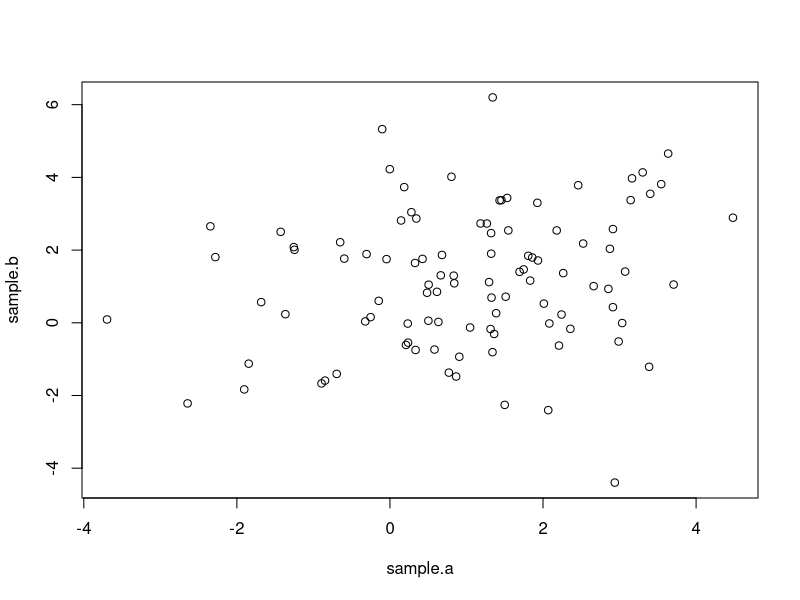
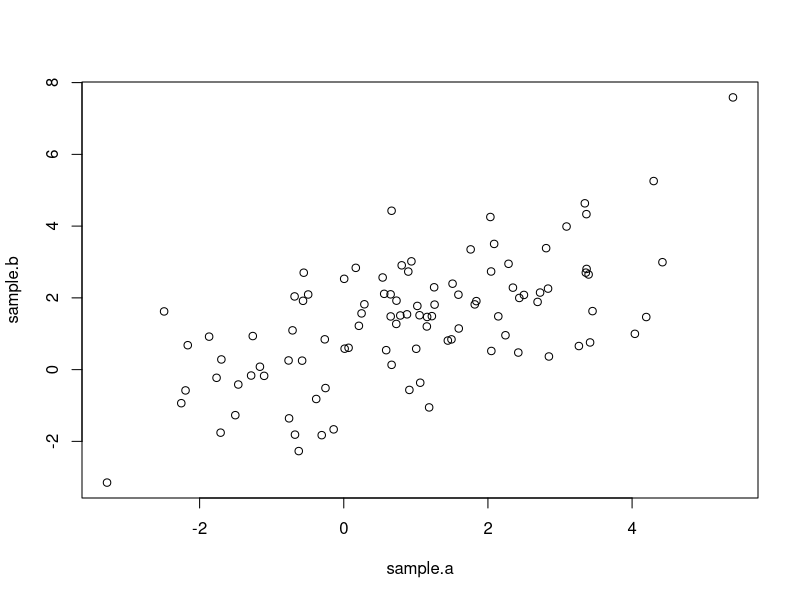
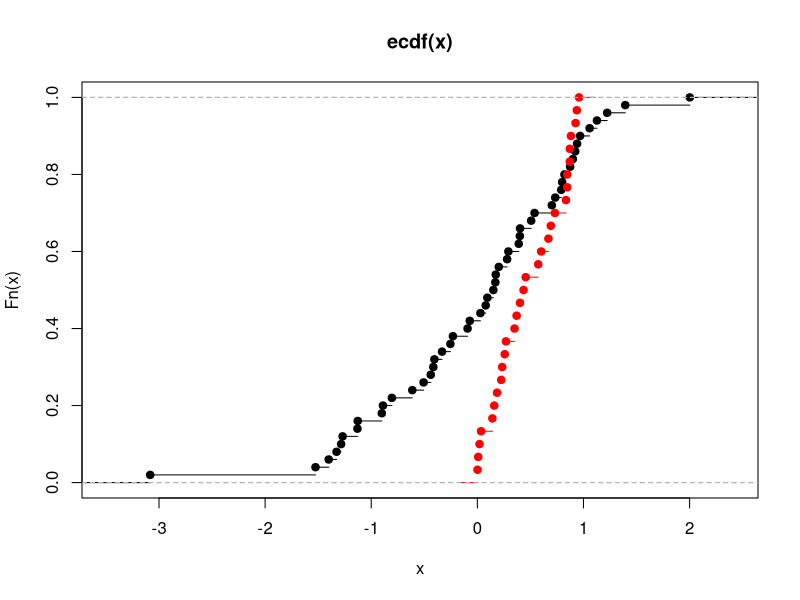

Recreate these plots in R, in order.
## ---- chunk 1
library(MASS)
data<-mvrnorm(n=100,c(1,1.2),matrix(c(3,0,0,3),2,2))
## ---- chunk 2
sample.a<-data[,1]
sample.b<-data[,2]
plot(sample.a,sample.b)
## ---- chunk 3
t.test(sample.a,sample.b)
## ---- chunk 4
t.test(sample.a,sample.b,alternative="greater")
t.test(sample.a,sample.b,alternative="less")
## ---- chunk 5
data<-mvrnorm(n=100,c(1,1.2),matrix(c(3,2,2,3),2,2))
sample.a<-data[,1]
sample.b<-data[,2]
plot(sample.a,sample.b)
## ---- chunk 6
t.test(sample.a,sample.b,paired=T)
## ---- chunk 7
t.test(sample.a,sample.b,paired=F)
## ---- chunk 8
t.test(sample.a,sample.b)
## ---- chunk 9
z<-sample.a-sample.b
mean(z)
var(z)
var(sample.a)+var(sample.b)-2*cov(sample.a,sample.b)
## ---- chunk 10
sample.a<-rnorm(100,mean=5,sd=4)
sample.b<-rnorm(100,mean=2,sd=3)
## ---- chunk 11
var.A<-var(sample.a)
var.B<-var(sample.b)
F.ratio<-var.A/var.B 
F.ratio
## ---- chunk 12
qf(p=0.95,df1=99,df2=99)
## ---- chunk 13
1-pf(F.ratio,df1=99,df2=99)
## ---- chunk 14
var.test(sample.a,sample.b)
## ---- chunk 15
qf(0.025,df1=99,df2=99)*F.ratio
qf(0.975,df1=99,df2=99)*F.ratio
## ---- chunk 16
heads<-rbinom(1,size=100,prob=0.5)
heads
## ---- chunk 17
prop.test(heads,100) #continuity correction true by default
## ---- chunk 18
prop.test(heads,100,correct=FALSE)
## ---- chunk 19
n<-100
theta0<-0.5
test.statistic<-(((heads/n)-theta0)/(sqrt(theta0*theta0/n)))^2
test.statistic
## ---- chunk 20
1-pchisq(test.statistic,df=1)
## ---- chunk 21
2*(1-pnorm(sqrt(test.statistic)))
## ---- chunk 22
binom.test(heads,100)
## ---- chunk 23
p.hat<-2/100
n<-100
se<-sqrt(p.hat*(1-p.hat)/n)
z<-qnorm(0.975)
LL<-p.hat-se*z
UL<-p.hat+se*z
LL
UL
## ---- chunk 24
data<-rbinom(n=1000,size=100,prob=0.02) #draw 1000 random datasets-100 trials each
p.hat<-data/100 #vector of empirical probabilities p.hat
n<-100
se<-sqrt(p.hat*(1-p.hat)/n)
z<-qnorm(0.975)
LL<-p.hat-se*z #vector of LLs
UL<-p.hat+se*z #vector of UL
sum(as.numeric((0.02<=UL)&(0.02>=LL)))/1000 #proportion of times the CI include the true value
## ---- chunk 25
# Calculate confidence intervals for a single proportion according to one of 11
# methods (default: log likelihood ratio) for a level of alpha (default: .05)
# and with significant decimals (default: 3) given a proportion and the sample
# size (see: Newcombe, 1998; Brown et al., 2001). Except for the asymptotic and
# Agresti's methods all methods can yield asymmetric intervals around p:
#
# Methods are:
# 'likelihood'    : log likelihood ratio interval (default)
# 'asymptotic'    : simple "classical text book" or Wald method interval
# 'asymptotic.cc  : asymptotic with Yates' continuity correction
# 'score'         : score or Wilson method interval (= prop.test(...,correct=F),
#                   i.e. without Yates' continuity correction)
# 'score.cc'      : score method with continuity correction (= default of
#                   prop.test())
# 'binomial'      : "exact" or Clopper-Pearson method interval (= binom.test())
# 'binomial.midp' : binomial mid-p "quasi-exact" interval
# 'Jeffreys'      : Jeffreys prior interval
# 'Agresti-Coull' : Agresti-Coull method adding z?/2 successes
# 'Agresti.2_2    : Agresti-Coull method adding 2 successes and 2 failures
# 'logit'         : logit interval
#
# References:
# Brown, L.D., Cai, T.T. & DasGupta, A. (2001). Interval estimation for a
#    binomial proportion. Statistical Science, 16, 101-133.
# Newcombe, R.G. (1998). Two-sided confidence intervals for the single propor-
#    tion: Comparison of seven methods. Statistics in Medicine, 17, 857-872.

prop.CI = function(p,n,alpha=.05,digits=3,method="likelihood")
{
# Asymptotic (or Wald) interval:
  z = qnorm(1-alpha/2)
  if (method=='asymptotic') {
    se = sqrt(p*(1-p)/n)
    CI = list(p=p,CI=c((p-z*se),(p+z*se)),n=n,level=1-alpha,method=method)
  }
# Asymptotic (or Wald-test) CIs with continuity correction:
  if (method=='asymptotic.cc') {
    se = sqrt(p*(1-p)/n)
    CI = list(p=p,CI=c((p-z*se-1/(2*n)),(p+z*se+1/(2*n))),n=n,level=1-alpha,
              method=method)
  }
# Score test (or Wilson) interval:
  if (method=='score') {
    term1 = 2*n*p + z**2
    term2 = z*sqrt(z**2 + 4*n*p*(1-p))
    term3 = 2*(n + z**2)
    CI = list(p=p,CI=c((term1-term2)/term3,(term1+term2)/term3),n=n,
              level=1-alpha,method=method)
  }
# Score test (or Wilson) interval with continuity correction:
  if (method=='score.cc') {
    term1 = 2*n*p + z**2
    if (p>0) {
    term2L = z*sqrt(z**2 - 2 - 1/n + 4*p*(n*(1-p)+1))
    }
    if (p<1) {
    term2U = z*sqrt(z**2 + 2 - 1/n + 4*p*(n*(1-p)-1))
    }
    term3 = 2*(n + z**2)
    if ((p>0) & (p<1)) {
      CI = list(p=p,CI=c((term1-1-term2L)/term3,(term1+1+term2U)/term3),n=n,
                level=1-alpha,method=method)
    }
    if (p==0) {
      CI = list(p=p,CI=c(0,CIU=(term1+1+term2U)/term3),n=n,level=1-alpha,
                method=method)
    }
    if (p==1) {
      CI = list(p=p,CI=c((term1-1-term2L)/term3,1),n=n,level=1-alpha,
                method=method)
    }
  }
# Binomial ('exact' or Clopper-Pearson) interval:
  if (method=='binomial') {
    conf.int=binom.test(round(p*n),n,conf.level=1-alpha)$conf.int
    CI = list(p=p,CI=c(conf.int[1],conf.int[2]),n=n,level=1-alpha,method=method)
  }
# Binomial mid-p quasi-exact interval:
  if (method=='binomial.midp') {
    x = round(p*n)
    uplim = 1
    lowlim = 0
    if (x == 0) uplim = 1-alpha**(1/n)
    if (x == n) lowlim = alpha**(1/n)
    if (x > 0 & x < n) {
      pp = seq(0.000001,0.999999,length=100000)
      a2 = 0.5*pbinom(x-1,n,pp) + 0.5*pbinom(x,n,pp)
      uplim = pp[max(which(a2>(alpha/2)))]
      lowlim = pp[min(which(a2<(1-alpha/2)))]
    }
    CI = list(p=p,CI=c(lowlim,uplim),n=n,level=1-alpha,method=method)
  }
# Log-likelihood-ratio interval:
  if (method=='likelihood') {
    x = round(p*n)
    k = -qchisq(1-alpha,1)/2
    pp = seq(0.000001,0.999999,length=100000)
    lik = dbinom(x,size=n,pp)
    logLR = log(lik/max(lik))
    conf.int=range(pp[logLR > k])
    CI = list(p=p,CI=c(conf.int[1],conf.int[2]),n=n,level=1-alpha,method=method)
  }
# Jeffreys prior interval:
  if (method=='Jeffreys') {
    x = round(p*n)
    conf.int=qbeta(c(alpha/2,1-alpha/2),x+.5,n-x+.5)
    CI = list(p=p,CI=c(conf.int[1],conf.int[2]),n=n,level=1-alpha,method=method)
  }
# Agresti-Coull (adding z?/2 successes) interval
# (see: http://www.stat.ufl.edu/~aa/cda/R/one_sample/R1/index.html )
  if (method=='Agresti-Coull') {
    x = round(p*n)
    tr = z**2
    suc = tr/2
    pp = (x+suc)/(n+tr)
    se = sqrt(pp*(1-pp)/(n+tr))
    CI = list(p=p,CI=c((pp-z*se),(pp+z*se)),n=n,level=1-alpha,method=method)
    if (CI$CI[1] < 0) CI$CI[1]=0
    if (CI$CI[2] > 1) CI$CI[2]=1
  }
# Agresti-Coull (adding 2 successes and 2 failures) interval:
# (see: http://www.stat.ufl.edu/~aa/cda/R/one_sample/R1/index.html )
  if (method=='Agresti.2_2') {
    x = round(p*n)
    pp = (x+2)/(n+4)
    se = sqrt(pp*(1-pp)/(n+4))
    CI = list(p=p,CI=c((pp-z*se),(pp+z*se)),n=n,level=1-alpha,method=method)
    if (CI$CI[1] < 0) CI$CI[1]=0
    if (CI$CI[2] > 1) CI$CI[2]=1
  }
# Logit interval:
  if (method=='logit') {
    lambda = log(p/(1-p))
    x = round(p*n)
    V = n/(x*(n-x))
    conf.int = (c(lambda - z*sqrt(V),lambda + z*sqrt(V)))
    conf.int = exp(conf.int)/(1+exp(conf.int))
    CI = list(p=p,CI=c(conf.int[1],conf.int[2]),n=n,level=1-alpha,method=method)
  }
  cat('p ? ',100*(1-alpha),'%-CI = ',round(p,digits),' (',
      round(CI$CI[1],digits),'; ',round(CI$CI[2],digits),')\n',sep='')
  CI
}

# The following example  reproduces the data of Table I of Newcombe (1998,
# p. 861). Other methods to calculate confidence intervals of a single propor-
# tion as discussed in Brown et al. (2001) will also be demonstrated.
#
# To run, de-comment the following line:
# source("http://www2.jura.uni-hamburg.de/instkrim/kriminologie/Mitarbeiter/Enzmann/Software/ex_prop.CI.r")
## ---- chunk 26
ci.1C1 =prop.CI(2/100,100,digits=4,method='asymptotic')$CI
ci.2C1 =prop.CI(2/100,100,digits=4,method='asymptotic.cc')$CI
ci.3C1 =prop.CI(2/100,100,digits=4,method='score')$CI
ci.4C1 =prop.CI(2/100,100,digits=4,method='score.cc')$CI
ci.5C1 =prop.CI(2/100,100,digits=4,method='binomial')$CI
ci.6C1 =prop.CI(2/100,100,digits=4,method='binomial.midp')$CI
ci.7C1 =prop.CI(2/100,100,digits=4)$CI
ci.8C1 =prop.CI(2/100,100,digits=4,method='Jeffreys')$CI
ci.9C1 =prop.CI(2/100,100,digits=4,method='Agresti-Coull')$CI
ci.10C1=prop.CI(2/100,100,digits=4,method='Agresti.2_2')$CI
ci.11C1=prop.CI(2/100,100,digits=4,method='logit')$CI
## ---- chunk 27
x<-rnorm(50,mean=0,sd=1)
y<-runif(30,0,1)
ks.test(x,y)
plot(ecdf(x))
lines(ecdf(y),col="red")
